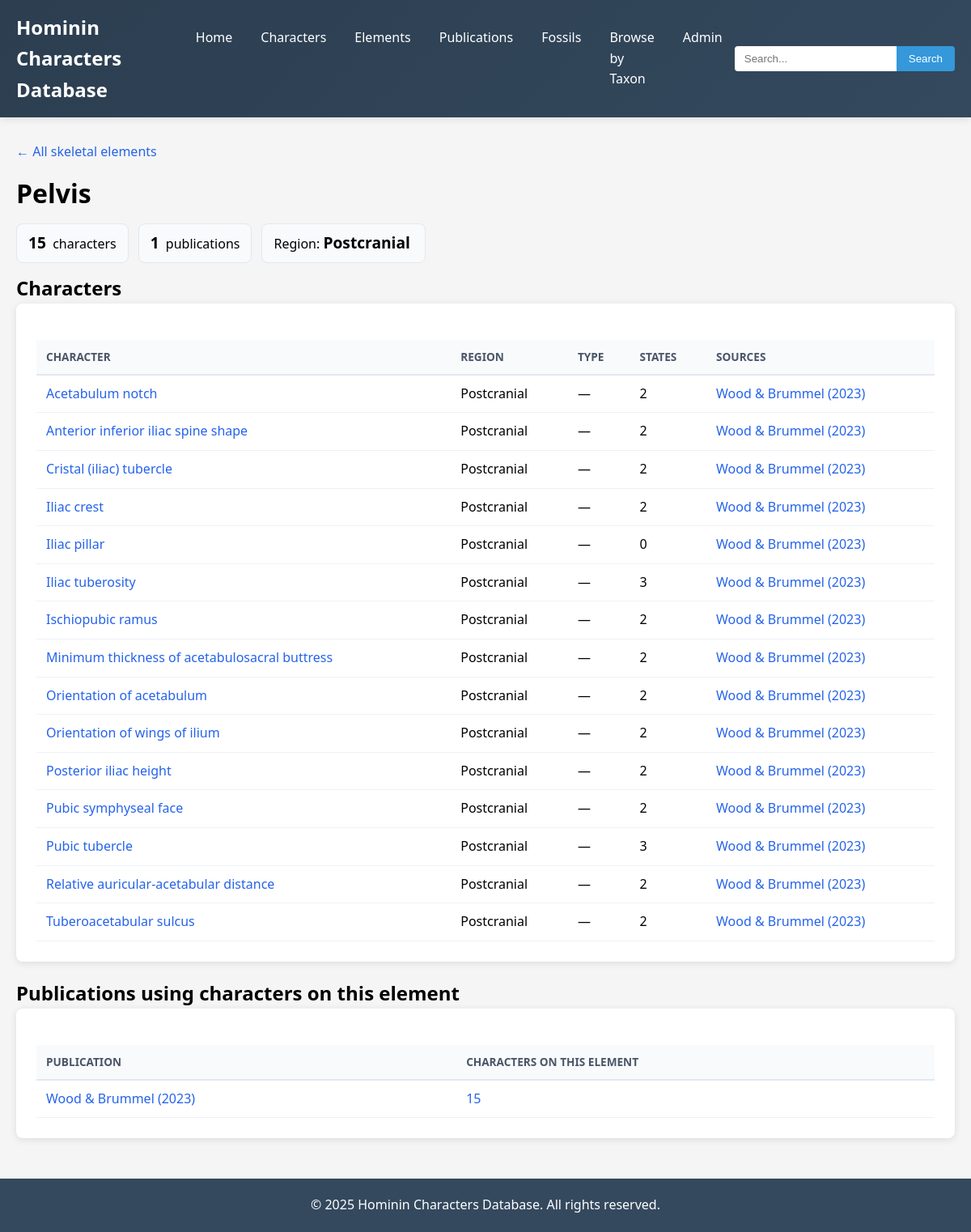
/elements/25/, run on the app's committed database.
### hcdb/models.py (models this page shows, shortened)
class SkeletalElement(models.Model):
    name = models.CharField(max_length=100, unique=True,
                            help_text="Element name (e.g., Temporal, Mandible, Femur)")
    anatomical_region = models.CharField(max_length=100, null=True, blank=True, choices=REGIONAL_CHOICES,
                                         help_text="Default region; leave blank if characters on this element span regions")
    uberon_ID = models.CharField(max_length=100, null=True, blank=True,
                                 help_text="UBERON ID for the element itself, not the character-level structure")
    description = models.TextField(null=True, blank=True)
    notes = models.TextField(null=True, blank=True)
    created_at = models.DateTimeField(auto_now_add=True)
    updated_at = models.DateTimeField(auto_now=True)
    class Meta:
        ordering = ['name']
        verbose_name = 'Skeletal Element'
        verbose_name_plural = 'Skeletal Elements'

class Character(models.Model):
    character = models.CharField(max_length=100, null=False)
    skeletal_element = models.CharField(max_length=20, null=True, blank=True)
    anatomical_region = models.CharField(max_length=100, null=True, blank=True, choices=REGIONAL_CHOICES)
    character_type = models.CharField(max_length=100, null=False, blank=True, choices=CHARTYPE_CHOICES)
    multistate_type = models.CharField(max_length=100, null=False, blank=True, choices=ORDER_CHOICES)
    character_designation = models.CharField(max_length=50, null=True, blank=True, choices=CHARDESIGNATION_CHOICES)
    character_significance = models.CharField(max_length=50, null=True, blank=True, choices=CHARSIGNIFICANCE_CHOICES)
    uberon_ID = models.CharField(max_length=100, null=True, blank=True)
    state_code = models.TextField(null=True, blank=True)
    number_of_states = models.IntegerField(default=2, null=True, blank=True)
    taxa_found = models.CharField(max_length=200, null=True, blank=True, choices=TAXA_CHOICES)
    description = models.TextField(null=True, blank=True)
    notes = models.TextField(null=True, blank=True)
    skeletal_elements = models.ManyToManyField('SkeletalElement', related_name='characters', blank=True,
                                               help_text="Skeletal element(s) this character is scored on")
    publications = models.ManyToManyField('Publication', through='CharacterPublication',
                                          related_name='characters', blank=True,
                                          help_text="Publications that define, describe or use this character")

class Publication(models.Model):
    citation_key = models.CharField(max_length=50, unique=True,
                                    help_text="Short unique key, e.g. Strait1997, Dembo2015")
    authors = models.CharField(max_length=500, help_text="Author list, e.g. 'Strait, D.S., Grine, F.E., Moniz, M.A.'")
    year = models.IntegerField(null=True, blank=True)
    title = models.TextField(null=True, blank=True)
    journal = models.CharField(max_length=200, null=True, blank=True, help_text="Journal or book/volume title")
    volume = models.CharField(max_length=20, null=True, blank=True)
    issue = models.CharField(max_length=20, null=True, blank=True)
    pages = models.CharField(max_length=30, null=True, blank=True)
    doi = models.CharField(max_length=100, null=True, blank=True, verbose_name='DOI')
    url = models.URLField(null=True, blank=True, verbose_name='URL')
    notes = models.TextField(null=True, blank=True)
    created_at = models.DateTimeField(auto_now_add=True)
    updated_at = models.DateTimeField(auto_now=True)
    class Meta:
        ordering = ['authors', 'year']
        verbose_name = 'Publication'
        verbose_name_plural = 'Publications'
    def __str__(self):
        return f"{self.authors} ({self.year})" if self.year else self.authors

### hcdb/views.py (the view)
# urls.py: path('elements/<int:pk>/', views.SkeletalElementDetailView.as_view(), name='element_detail'),
class SkeletalElementDetailView(generic.DetailView):
    model = SkeletalElement
    template_name = 'hcdb/element_detail.html'
    context_object_name = 'element'
    def get_context_data(self, **kwargs):
        context = super().get_context_data(**kwargs)
        element = self.object
        context['characters'] = (element.characters
                                 .annotate(state_count=Count('states', distinct=True))
                                 .prefetch_related(Prefetch('publications',
                                                            queryset=Publication.objects.distinct().order_by('year')))
                                 .order_by('character'))
        context['publications'] = (Publication.objects
                                   .filter(characters__skeletal_elements=element)
                                   .annotate(character_count=Count('characters', distinct=True))
                                   .order_by('year', 'authors'))
        return context

### hcdb/templates/hcdb/element_detail.html (shortened to what this page needs)
{% extends 'hcdb/base.html' %}
{% block content %}
<a href="{% url 'hcdb:element_list' %}" class="back-link">← All skeletal elements</a>
<h1>{{ element.name }}</h1>
<div class="stat-row">
    <div class="stat-pill"><strong>{{ characters|length }}</strong> characters</div>
    <div class="stat-pill"><strong>{{ publications|length }}</strong> publications</div>
    <div class="stat-pill">Region: <strong>{{ element.get_anatomical_region_display|default:"Multiple" }}</strong></div>
</div>
<h2>Characters</h2>
<div class="card table-wrap">
    <table class="data-table">
        <thead>
            <tr><th>Character</th><th>Region</th><th>Type</th><th>States</th><th>Sources</th></tr>
        </thead>
        <tbody>
            {% for character in characters %}
            <tr>
                <td><a href="{% url 'hcdb:character_detail' character.pk %}">{{ character.character }}</a></td>
                <td>{{ character.get_anatomical_region_display|default:"—" }}</td>
                <td>{{ character.get_character_type_display|default:"—" }}</td>
                <td>{{ character.state_count }}</td>
                <td>
                    {% for pub in character.publications.all %}<a href="{% url 'hcdb:publication_detail' pub.pk %}">{{ pub }}</a>{% if not forloop.last %}; {% endif %}{% empty %}<span class="muted">—</span>{% endfor %}
                </td>
            </tr>
            {% empty %}
            <tr><td colspan="5" class="muted">No characters are linked to this element yet.</td></tr>
            {% endfor %}
        </tbody>
    </table>
</div>
{% if publications %}
<h2>Publications using characters on this element</h2>
<div class="card table-wrap">
    <table class="data-table">
        <thead><tr><th>Publication</th><th>Characters on this element</th></tr></thead>
        <tbody>
            {% for pub in publications %}
            <tr>
                <td><a href="{% url 'hcdb:publication_detail' pub.pk %}">{{ pub }}</a></td>
                <td><a href="{% url 'hcdb:character_list' %}?element={{ element.pk }}&publication={{ pub.pk }}">{{ pub.character_count }}</a></td>
            </tr>
            {% endfor %}
        </tbody>
    </table>
</div>
{% endif %}
{% endblock %}

### hcdb/templates/hcdb/base.html (style rules this page uses)
* { margin: 0; padding: 0; box-sizing: border-box; }
body { font-family: 'Segoe UI', Tahoma, Geneva, Verdana, sans-serif; background-color: #f5f5f5; line-height: 1.6; }
.card { background: white; padding: 25px; border-radius: 8px; box-shadow: 0 2px 10px rgba(0,0,0,0.1); margin-bottom: 20px; }
table { width: 100%; border-collapse: collapse; margin-top: 20px; }
th, td { padding: 12px; text-align: left; border-bottom: 1px solid #ddd; }
th { background: #34495e; color: white; font-weight: bold; }

### hcdb/templates/hcdb/_links_css.html (style rules this page uses)
.data-table { width: 100%; border-collapse: collapse; background: white; }
.data-table th { text-align: left; padding: 10px 12px; background: #f8fafc; border-bottom: 2px solid #e2e8f0; font-size: 0.85em; text-transform: uppercase; color: #4a5568; }
.data-table td { padding: 10px 12px; border-bottom: 1px solid #edf2f7; vertical-align: top; }
.data-table a { color: #2563eb; text-decoration: none; }
.table-wrap { overflow-x: auto; }
.stat-row { display: flex; flex-wrap: wrap; gap: 12px; margin: 12px 0; }
.stat-pill { background: #f8fafc; border: 1px solid #e2e8f0; border-radius: 8px; padding: 8px 14px; }
.stat-pill strong { font-size: 1.2em; margin-right: 4px; }
.back-link { display: inline-block; margin-bottom: 12px; color: #2563eb; text-decoration: none; }

### data on the page
SkeletalElement: name "Pelvis", anatomical_region "Postcranial"
Character: character "Acetabulum notch", anatomical_region "Postcranial", character_type "—", state_count "2"
Publication: year+authors "Wood & Brummel (2023)", character_count "15"
Character: character "Anterior inferior iliac spine shape", anatomical_region "Postcranial", character_type "—", state_count "2"
Character: character "Cristal (iliac) tubercle", anatomical_region "Postcranial", character_type "—", state_count "2"
Character: character "Iliac crest", anatomical_region "Postcranial", character_type "—", state_count "2"
Character: character "Iliac pillar", anatomical_region "Postcranial", character_type "—", state_count "0"
Character: character "Iliac tuberosity", anatomical_region "Postcranial", character_type "—", state_count "3"
Character: character "Ischiopubic ramus", anatomical_region "Postcranial", character_type "—", state_count "2"
Character: character "Minimum thickness of acetabulosacral buttress", anatomical_region "Postcranial", character_type "—", state_count "2"
Character: character "Orientation of acetabulum", anatomical_region "Postcranial", character_type "—", state_count "2"
Character: character "Orientation of wings of ilium", anatomical_region "Postcranial", character_type "—", state_count "2"
Character: character "Posterior iliac height", anatomical_region "Postcranial", character_type "—", state_count "2"
Character: character "Pubic symphyseal face", anatomical_region "Postcranial", character_type "—", state_count "2"
Character: character "Pubic tubercle", anatomical_region "Postcranial", character_type "—", state_count "3"
Character: character "Relative auricular-acetabular distance", anatomical_region "Postcranial", character_type "—", state_count "2"
Character: character "Tuberoacetabular sulcus", anatomical_region "Postcranial", character_type "—", state_count "2"

### other printed values
{{ characters|length }} "15"
{{ publications|length }} "1"
